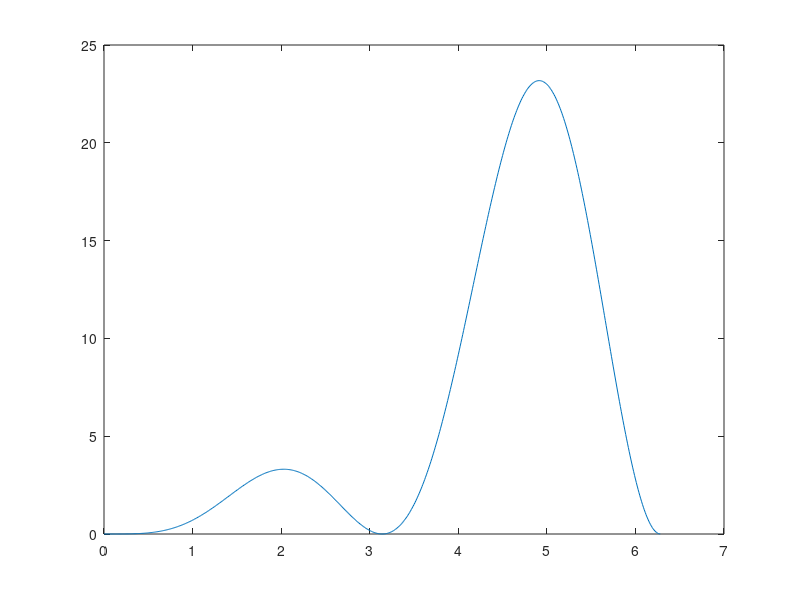
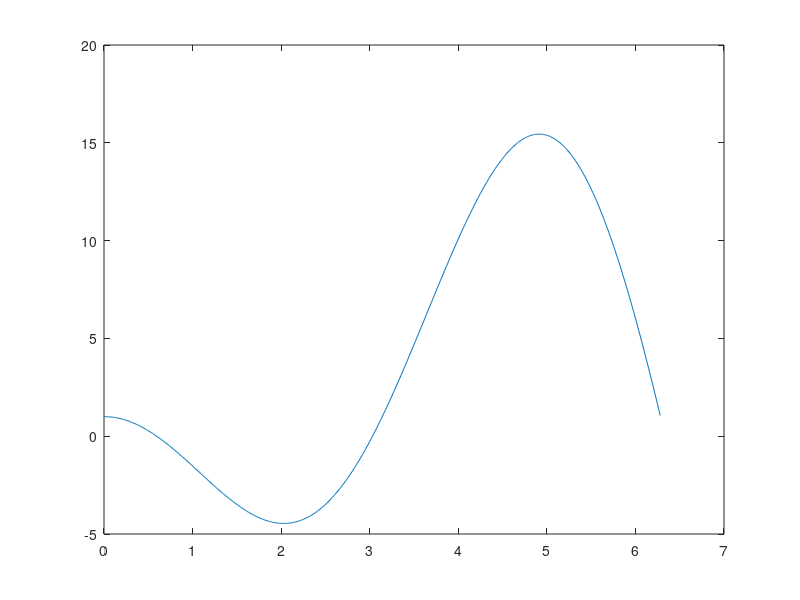

These figures' MATLAB source, in order:
%y1(t)=(x1)^2(t);
%y2(t)=1-3*x1(t);
%x1(t)=t.*sin(t);

t=0:0.01:2*pi;
x1=t.*sin(t);

y1=(x1).^2;
figure('Name','input','NumberTitle','off');
plot(t,y1);

y2=1-3*x1;
figure('Name','Output','NumberTitle','off');
plot(t,y2);